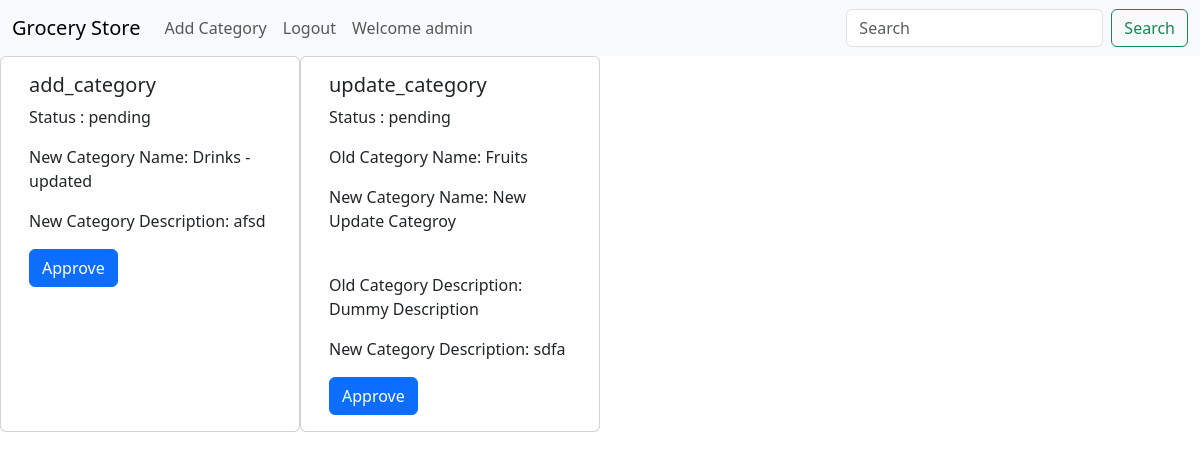
Screenshot of /view_requests (signed in) with the database file from the repository.
### application/model.py (models this page shows, shortened)
class Requests(db.Model):
    id = db.Column(db.Integer, primary_key=True, autoincrement=True)
    requester = db.Column(db.String(80), db.ForeignKey('user.username'))
    request_type = db.Column(db.String(80), nullable=False)
    category_id = db.Column(db.Integer, db.ForeignKey('categories.id'), nullable = True)
    request_date = db.Column(db.Date, nullable=False)
    new_category_name = db.Column(db.String(80), nullable=True)
    new_category_description = db.Column(db.String(255), nullable=True)
    request_status = db.Column(db.String(80), nullable=False)
    category = db.relationship('Categories', backref='requests', lazy=True)

class Categories(db.Model):
    id = db.Column(db.Integer, primary_key=True, autoincrement=True)
    name = db.Column(db.String(80), unique=True, nullable=False)
    description = db.Column(db.String(255), nullable=True)
    products = db.relationship('Products', backref='categories', lazy=True)

### application/routes.py (the view)
@app.route('/view_requests', methods=['GET', 'POST'])
def viewRequests():
    if request.method == 'GET':
        if 'role' in session and session['role'] == 'admin':
            requests = Requests.query.filter_by(request_status='pending').all()
            return render_template('requests.html',requests = requests)
        if 'role' in session and session['role'] == 'store_manager':
            requests = Requests.query.filter_by(requester=session['user']).all()
            return render_template('requests.html',requests = requests)

### templates/requests.html (shortened to what this page needs)
{% extends 'base_withNav.html' %}
{% block content %}
<div class="container-fluid">
    <div class="row">
        {% for request in requests %}
            <div class = "card col-3">
                <div class="card-body">
                    <h5 class="card-title">{{request.request_type}}</h5>
                    <p>Status : {{request.request_status}}</p>
                    {% if request.request_type == 'update_category' %}
                        <p>Old Category Name: {{request.category.name}}</p>
                        <p>New Category Name: {{request.new_category_name}}</p>
                        <br>
                        <p>Old Category Description: {{request.category.description}}</p>
                        <p>New Category Description: {{request.new_category_description}}</p>
                    {% elif request.request_type == 'add_category' %}
                        <p>New Category Name: {{request.new_category_name}}</p>
                        <p>New Category Description:   {{request.new_category_description }}</p>
                    {% elif request.request_type == 'delete_category' %}
                        <p>Categroy Name : {{request.category.name}}</p>
                    {% endif %}
                    {% if 'role' in session and session['role']=='admin'%}
                        <a href="{{url_for('approve_request', id=request.id)}}" class="btn btn-primary">Approve</a>
                    {% endif %}
                </div>
            </div>
        {% endfor %}
    </div>
</div>
{% endblock content %}

### rows the page displays
Requests: request_type "add_category", request_status "pending", new_category_name "Drinks - updated", new_category_description "afsd"
Requests: request_type "update_category", request_status "pending", category.name "Fruits", new_category_name "New Update Categroy", category.description "Dummy Description", new_category_description "sdfa"

### other values shown
{{ session['user'] }} "admin"
